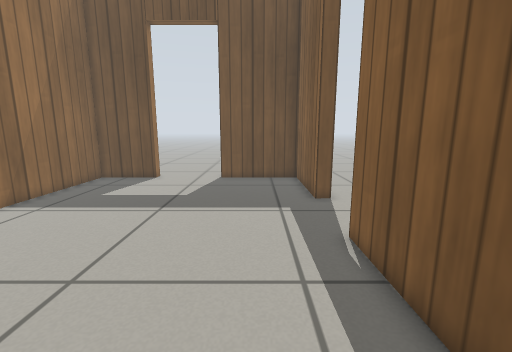
[1] (above)

12 first-person views from a walk through a world built for the Gazebo simulator. The camera is 0.64 m above the floor, tilts 10° down and sees 90° across. The floor is counted in squares, 0.2 m on a side. Each view is taken from the middle of a square. On the plan, view 1 faces up. The plan holds only what a view shows up to about 20 squares ahead; the rest is blank. Simple patterns stand in for the simulator's built-in surfaces.

[2]
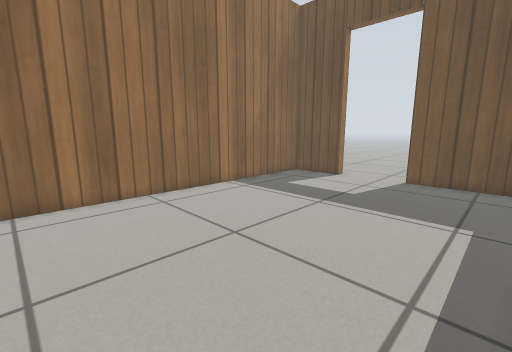

[3]
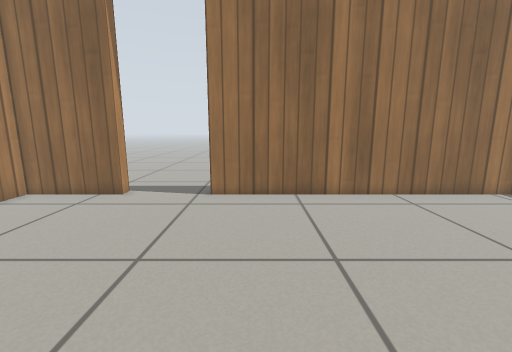

[4]
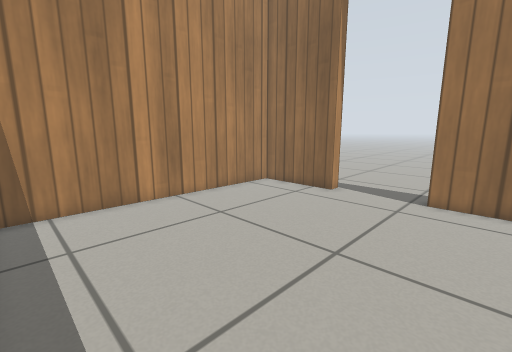

[5]
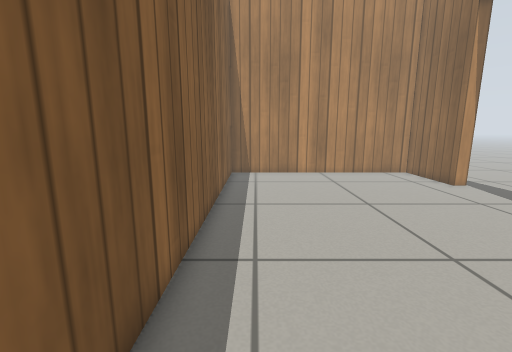

[6]
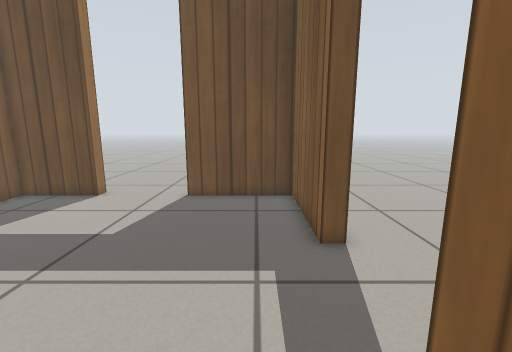

[7]
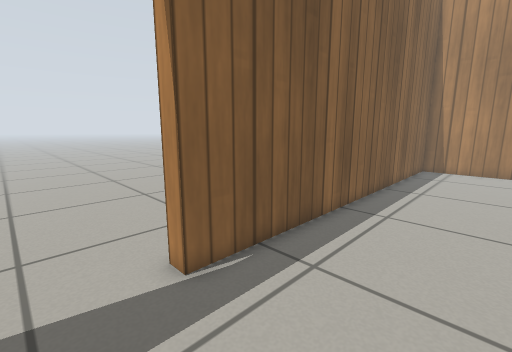

[8]
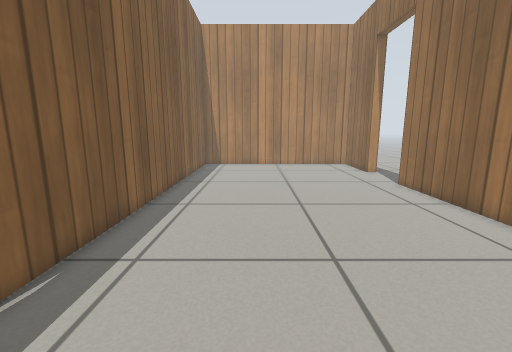

[9]
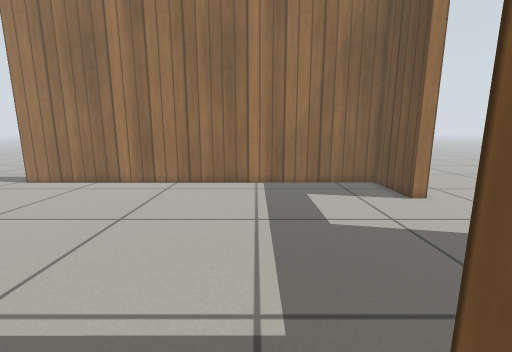

[10]
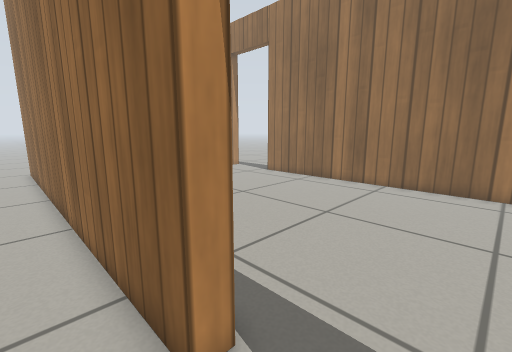

[11]
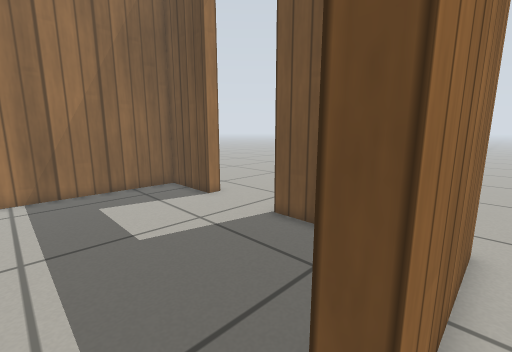

[12]
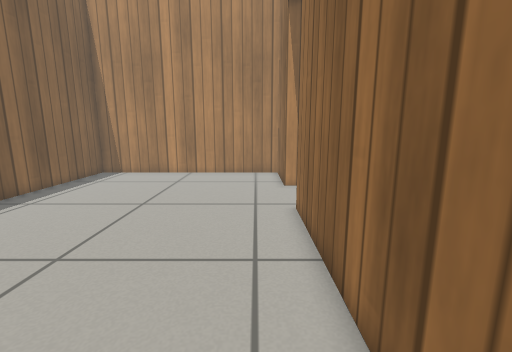

### Floor plan
Points are (right, up) in squares from view 1. A wall is a line through its corners. A room is listed if a view was taken in it or the views show most of it. See-through windows are left out.
Room 1 (views 1, 2, 3, 4, 5, 6, 7, 8, 12)
walls: (2.8, 11.9) (2.8, 17.4) (-2.5, 17.4); (-10.7, -8.8) (-10.7, -13.7) (2.9, -13.7) (2.8, 7.4); (-6.9, 18.2) (-6.9, 17.4) (-10.7, 17.4) (-10.7, -4.4)
ways out: open door at (-11, -6.5) to room 2; open door at (-5, 18) to room 2; open door at (3, 10) to room 2
Room 2 (views 9, 10, 11)
walls: (3.6, 7.4) (3.6, -14.5); (3.6, 18.3) (3.6, 11.9)
ways out: open door at (-11, -6.5) to room 1; open door at (-5, 18) to room 1; open door at (3, 10) to room 1

Positions as (right, up) in squares from view 1, and headings:
1: (0, 0), facing up
2: (2, 0), facing up-left
3: (2, -2), facing left
4: (2, -2), facing down-left
5: (1, 6), facing down
6: (1, 5), facing up
7: (-2, 10), facing down-right
8: (-2, 11), facing down
9: (5, 10), facing left
10: (5, 10), facing down-left
11: (4, 10), facing up-left
12: (-9, 6), facing down
